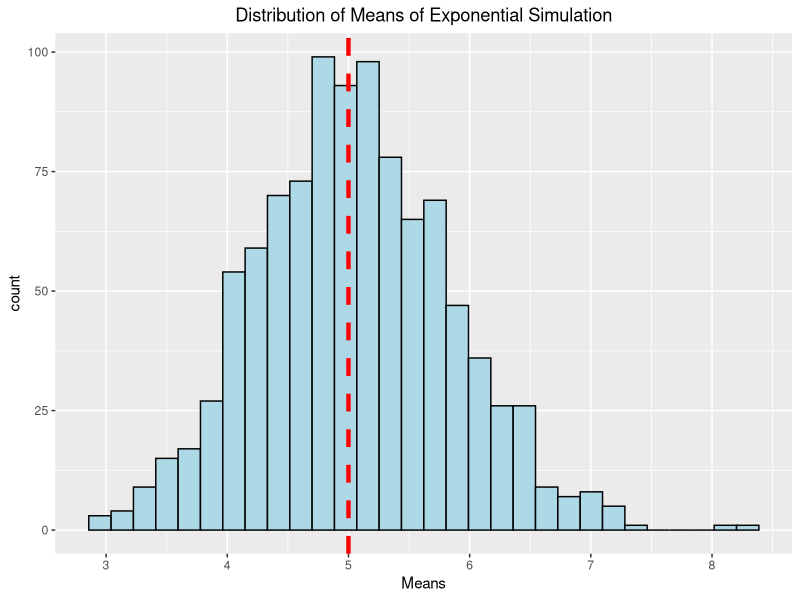

The R script that drew this image: (Note: this script raises an error after producing the figure.)
## ---- chunk 1
library(ggplot2)

## ---- chunk 2
lambda=.2
#Number of Monte Carlo samples
S=1000
#size of Monte Carlo samples
n=40
#samples stored in matrix where columns are the size of the monte carlo samples
#and each row is an individual simulation
samp<-matrix(rexp(n*S,lambda),nrow=S,ncol=n)

## ---- chunk 3
# Theoretical mean
Tmean<-1/lambda
# The function rowMeans calulates the mean for each row (one simulation), which 
#creates a distribution of means based on the Monte Carlo simulation
meanplot<-ggplot()+geom_histogram(aes(rowMeans(samp)),color="black",fill="lightblue")
meanplot+geom_vline(xintercept=Tmean,linetype="dashed",color="red",size=1.5) +
    ggtitle("Distribution of Means of Exponential Simulation") +
    xlab("Means")+
    theme(plot.title = element_text(hjust = 0.5))
    
## ---- chunk 4
# Need to square the SD to get the variance
varplot<-ggplot()+geom_histogram(aes(sds),color="black",fill="darkgreen")
varplot+geom_vline(xintercept=sqrt(Tvar),linetype="dashed",color="red",size=1.5) +
    ggtitle("Distribution of Variance of Exponential Simulation") +
    xlab("Variance")+
    theme(plot.title = element_text(hjust = 0.5))
    
